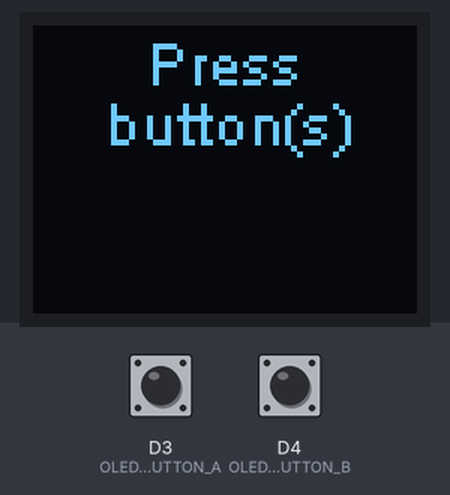
Bench run of a sketch on a simulated ESP8266 (Wemos D1 mini). Shown: 64×48 one-colour display. Inputs (shaded band) come from the test bench; at power-on: D3 (OLED_SHIELD_BUTTON_A) HIGH, D4 (OLED_SHIELD_BUTTON_B) HIGH.

Above: at 13.2 s.
13.3 s: D3 (OLED_SHIELD_BUTTON_A) pulled LOW for 0.15 s
At 13.42 s:
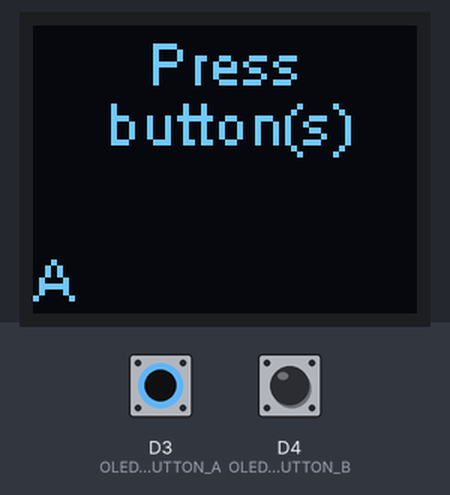
15.0 s: D4 (OLED_SHIELD_BUTTON_B) pulled LOW for 0.15 s
At 15.15 s:
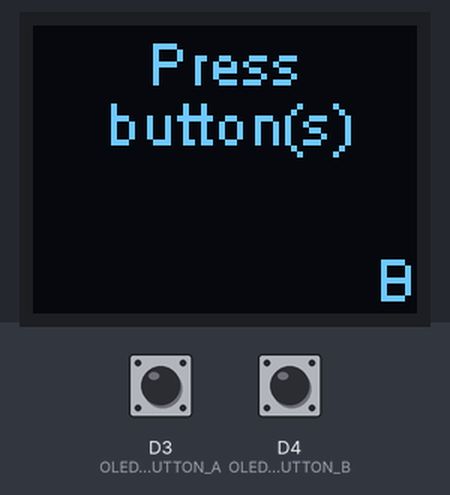
16.7 s: D4 (OLED_SHIELD_BUTTON_B) pulled LOW for 3.2 s
21.4 s: D3 (OLED_SHIELD_BUTTON_A) pulled LOW for 3.2 s
At 22.2 s:
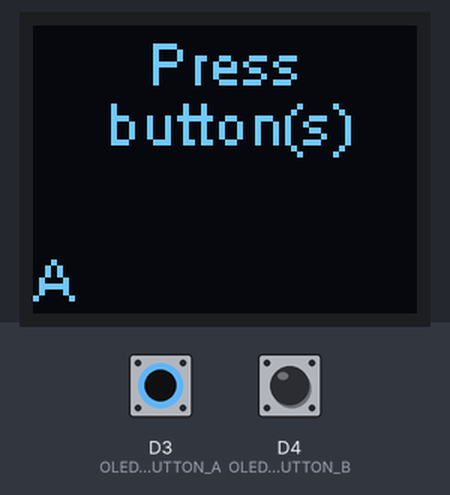
26.1 s: D3 (OLED_SHIELD_BUTTON_A) driven LOW and D4 (OLED_SHIELD_BUTTON_B) driven LOW
At 27.2 s:
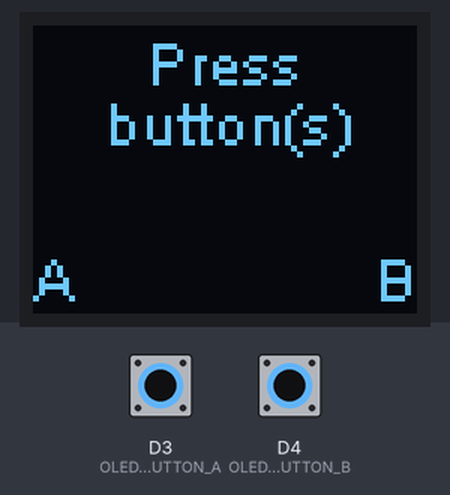
Timing chart, 0 to 28.6 s (numbered marks = the images above; inputs shaded):
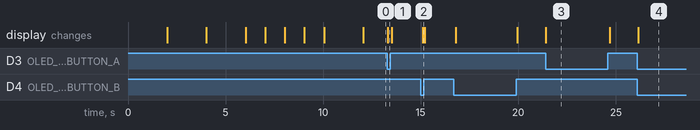

Measured:
- after the input at 13.3 s, the display: changes at once (image 1)
- after the input at 15.0 s, the display: changes after 0.11 s (image 2)
- after the input at 21.4 s, the display: changes at once (image 3)
- after the input at 26.1 s, the display: changes after 0.06 s (image 4)

The sketch:

SSD1306_SH1106_ESP.ino
```cpp
/*
  OLED with SSD1306/SH1106 driver chip connected to ESP8266/ESP32/Mbed-OS

  - The WeMos D1 Mini 0.66" 64x48 shields from Lolin have 2x I2C buttons
    at I2C Address 0x31.
    https://github.com/wemos/LOLIN_OLED_I2C_Button_Library

  - The WeMos D1 Mini 0.66" 64x48 shield clones have 2x buttons connected
    to the D3 and D4 pins (can be changed to D5, D6 or D7).
*/
#define OLED_SHIELD_BUTTON_A        D3                        // comment if not having these buttons
#define OLED_SHIELD_BUTTON_B        D4                        // comment if not having these buttons
#define SCREEN_ADDRESS              0x3C                      // see board for address: 0x3C or 0x3D
#include "SSD1306Wire.h"                                      // #include "SSD1306Wire.h" or #include "SH1106Wire.h"
                                                              // Library name: ESP8266 and ESP32 OLED driver for SSD1306 displays
                                                              // https://github.com/ThingPulse/esp8266-oled-ssd1306
SSD1306Wire oled(SCREEN_ADDRESS, SDA, SCL, GEOMETRY_64_48);   // SSD1306Wire or SH1106Wire
                                                              // GEOMETRY_128_64, GEOMETRY_128_32, GEOMETRY_64_48, GEOMETRY_64_32

void setup()
{
  // Init shield buttons
#if defined(OLED_SHIELD_BUTTON_A) && defined(OLED_SHIELD_BUTTON_B)
  pinMode(OLED_SHIELD_BUTTON_A, INPUT);
  pinMode(OLED_SHIELD_BUTTON_B, INPUT);
#endif

  // Initialize the display
  oled.init();

  // Rotate the screen by 180°
  oled.flipScreenVertically();

  // Init text
  oled.setTextAlignment(TEXT_ALIGN_LEFT);
  oled.setFont(ArialMT_Plain_10); // ArialMT_Plain_10, ArialMT_Plain_16 or ArialMT_Plain_24

  // Text normally gets cut
  oled.clear();
  oled.drawString(0, 0, "That's a mega long line");
  oled.display();
  delay(2000);

  // Text that wraps
  oled.clear();
  oled.drawStringMaxWidth(0, 0, oled.width(), "That's a mega long line");
  oled.display();
  delay(2000);

  // Text alignment
  oled.clear();
  oled.drawString(0, 0, "L-align");
  oled.setTextAlignment(TEXT_ALIGN_CENTER);
  oled.drawString(oled.width() / 2, 10, "C-align");
  oled.setTextAlignment(TEXT_ALIGN_RIGHT);
  oled.drawString(oled.width(), 20, "R-align");
  oled.display();
  delay(2000);

  // Draw
  oled.clear();
  oled.setPixel(0, 0);
  oled.setPixel(oled.width() - 1, 0);
  oled.setPixel(oled.width() - 1, oled.height() - 1);
  oled.setPixel(0, oled.height() - 1);
  oled.display();
  delay(1000);
  oled.drawRect(2, 2, oled.width() - 4, oled.height() - 4); // provide top-left edge and size
  oled.display();
  delay(1000);
  oled.drawLine(2, 2, oled.width() - 3, oled.height() - 3); // start point and end point are drawn
  oled.display();
  delay(1000);
  oled.drawLine(2, oled.height() - 3, oled.width() - 3, 2); // start point and end point are drawn
  oled.display();
  delay(1000);
  oled.fillRect(2, 2, oled.width() - 4, oled.height() - 4); // provide top-left edge and size
  oled.display();
  delay(2000);
}

void loop()
{
#if defined(OLED_SHIELD_BUTTON_A) && defined(OLED_SHIELD_BUTTON_B)
  oled.clear();
  oled.setTextAlignment(TEXT_ALIGN_CENTER);
  oled.drawString(oled.width() / 2, 0, "Press");
  oled.drawString(oled.width() / 2, 10, "button(s)");
  if (digitalRead(OLED_SHIELD_BUTTON_A) == LOW)
  {
    oled.setTextAlignment(TEXT_ALIGN_LEFT);
    oled.drawString(0, oled.height() - 12, "A");
  }
  if (digitalRead(OLED_SHIELD_BUTTON_B) == LOW)
  {
    oled.setTextAlignment(TEXT_ALIGN_RIGHT);
    oled.drawString(oled.width(), oled.height() - 12, "B");
  }
  oled.display();
  delay(100);
#endif
}
```
